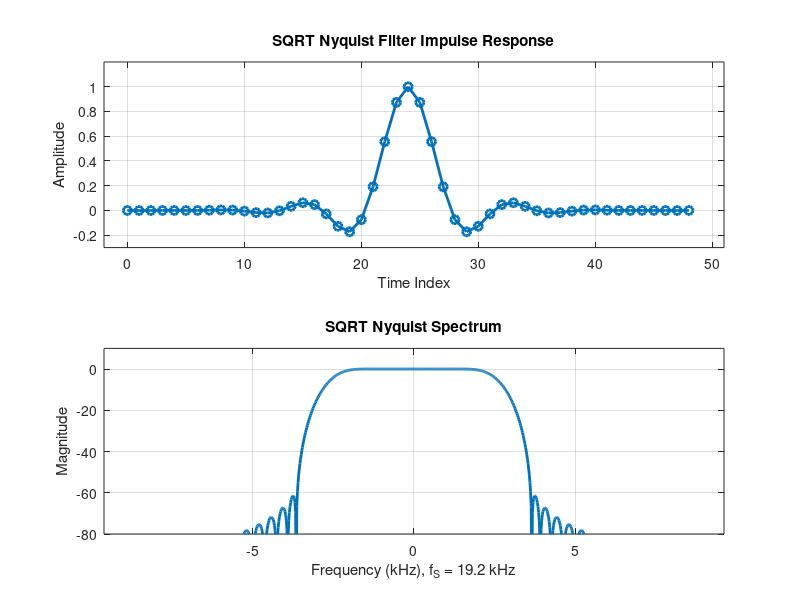
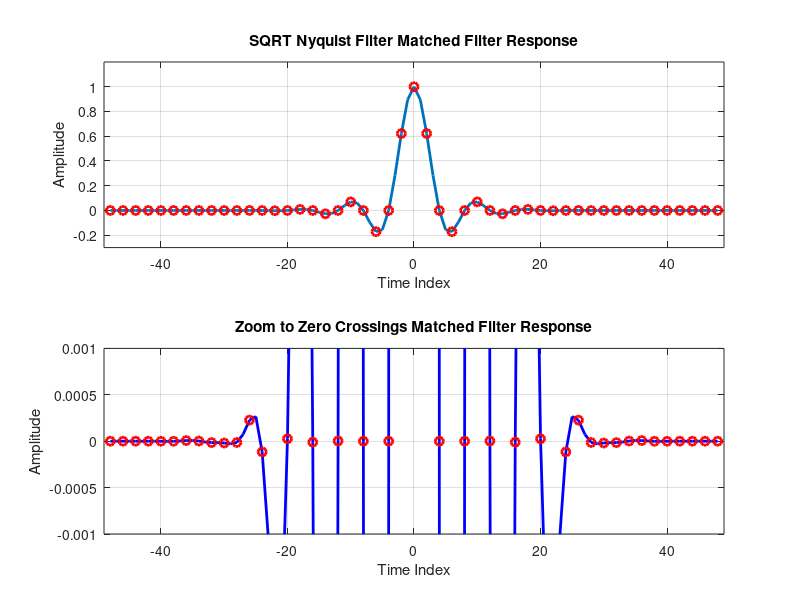
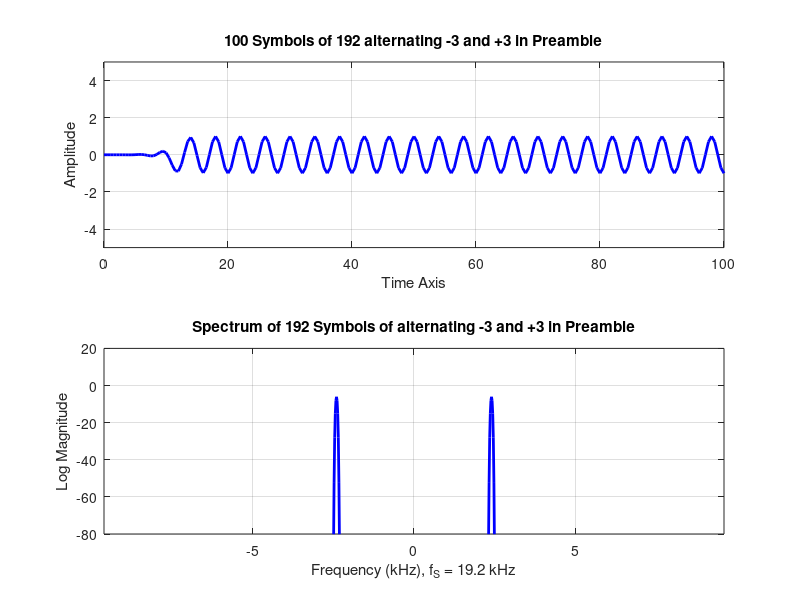
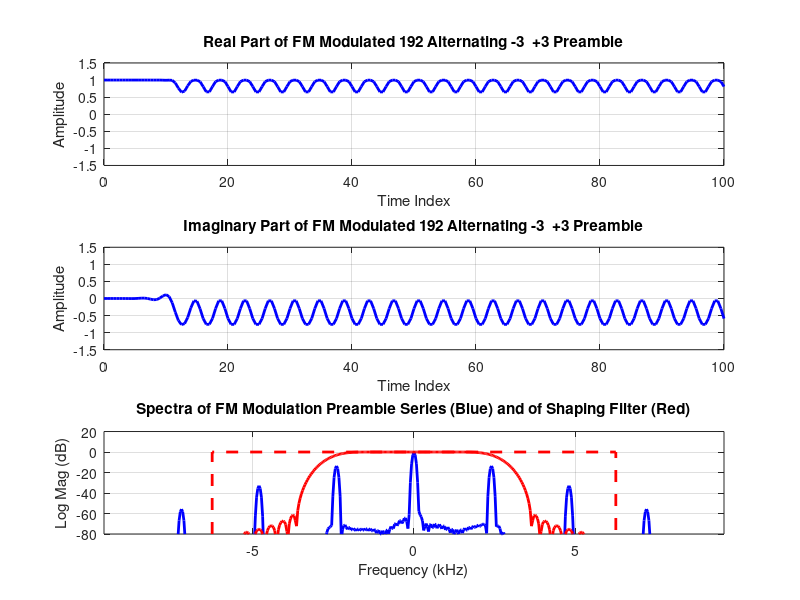

MATLAB code to generate these figures, in order:
% M17_Physical_layer_Michelle_1
% M17, 4FSK, deviation index = 0.33, 9-kHz wide channels
% f_sym = 4800 Sym/sec, (2-bits/symbol)
% Channel spacing 12.5 kHz, Channel width 9 kHz
% Bit 1   Bit 0    Symbol   4FSK Deviation
%   0       1        +3        +2.4 kHz
%   0       0        +1        +0.8 kHz
%   1       0        -1        -0.8 kHz
%   1       1        -3        -2.4 kHz

%   1 0  1 1  0 1  00    -1 -3 +3 +1

% Premable 40 msec of alternating -3 +3 forms a 2.4 kHz Tone

% T_sym = 1/(4.8 kHz) = 0.208333333 msec
% 40 msec = 192 symbols

% shaping filter
% hh=sqrt_nyq_y2(f_smpl,alpha,n_sym,flg_plot) 
% hh=sqrt_nyq_y2(2,0.5,1,1) 
% sqrt-nyq filter, alpha=0.5,12-samples/symbol, 
% 6-symbols delay from start to center of filter
% 12-samples delay from start to center of filter
% filter coefficients normalized to unity amplitude for modulator
% n_sym=6;
% f_smpl=4;
% alpha=0.5;
% flg_plot=1;

  hh1=[-0.000118332920848  -0.000404545939760  -0.000292866621779 ...
        0.000091338500384   0.000160271905750  -0.000180687278526 ...
        0.000112155146031   0.002100577618127   0.004513294881905 ...
        0.003177593265155  -0.005219794595151  -0.017054093919535 ...
       -0.020166273315378  -0.002323788670075   0.033753020454632 ...
        0.062349436194728   0.047122921738875  -0.027558286910012 ...
       -0.127772793564709  -0.171987720904940  -0.074524812539715 ...
        0.191489840665154   0.556094419953446   0.873915964233476 ...
        1.000000000000000   0.873915964233476   0.556094419953446 ...
        0.191489840665154  -0.074524812539715  -0.171987720904940 ...
       -0.127772793564709  -0.027558286910012   0.047122921738875 ...
        0.062349436194728   0.033753020454632  -0.002323788670075 ...
       -0.020166273315378  -0.017054093919535  -0.005219794595151 ...
        0.003177593265155   0.004513294881905   0.002100577618127 ...
        0.000112155146031  -0.000180687278526   0.000160271905750 ...
        0.000091338500384  -0.000292866621779  -0.000404545939760 ...
       -0.000118332920848];
   
N=length(hh1); 
f_smpl=19.2;
figure(6)
subplot(2,1,1)
plot(0:N-1,hh1,'-o','linewidth',2)
grid on
axis([-2 N+2 -0.3 1.2])
title('SQRT Nyquist Filter Impulse Response')
xlabel('Time Index')
ylabel('Amplitude')

subplot(2,1,2)
plot((-0.5:1/1000:0.5-1/1000)*f_smpl,fftshift(20*log10(abs(fft(hh1/sum(hh1),1000)))),'linewidth',2)
grid on
axis([-f_smpl/2 f_smpl/2 -80 10])
title('SQRT Nyquist Spectrum')
xlabel('Frequency (kHz), f_S = 19.2 kHz')
ylabel('Magnitude')

figure(7)
hh2=conv(hh1,hh1)/(hh1*hh1');
subplot(2,1,1)
plot(-(N-1):(N-1),hh2,'linewidth',2)
hold on
plot(-(N-1):2:(N-1),hh2(1:2:2*N),'ro','linewidth',2)
hold off
grid on
axis([-N N -0.3 1.2])
title('SQRT Nyquist Filter Matched Filter Response')
xlabel('Time Index')
ylabel('Amplitude')

hh2=conv(hh1,hh1)/(hh1*hh1');
subplot(2,1,2)
plot(-(N-1):(N-1),hh2,'b','linewidth',2)
hold on
plot(-(N-1):2:(N-1),hh2(1:2:2*N),'ro','linewidth',2)
hold off
grid on
axis([-N N -0.001 0.001])
title('Zoom to Zero Crossings Matched Filter Response')
xlabel('Time Index')
ylabel('Amplitude')

hh1=[hh1 0 0 0]; 

% preamble 192 symbols of alternating -3 +3

y1=zeros(1,192/2);
m=1;
for n=1:192/2
        y1(m)=-3;
        y1(m+1)=+3;
    m=m+2;
end
y1=y1/3;
reg=zeros(1,13);
m=1;
for n=1:192
    reg=[y1(n) reg(1:12)];
    y2(m)=reg*hh1(1:4:52)';
    y2(m+1)=reg*hh1(2:4:52)';
    y2(m+2)=reg*hh1(3:4:52)';
    y2(m+3)=reg*hh1(4:4:52)';    
    m=m+4;
end
y2=y2/1.3;
% y2 has 768 samples
figure(8)
subplot(2,1,1)
plot(0:0.5:100,y2(1:201),'b','linewidth',2)
grid on
axis([0 100 -5 5])
title('100 Symbols of 192 alternating -3 and +3 in Preamble')
xlabel('Time Axis')
ylabel('Amplitude')

ww=kaiser(760,10)';
ww=ww/sum(ww);

subplot(2,1,2)
plot((-0.5:1/1024:0.5-1/1024)*19.2,fftshift(20*log10(abs(fft(y2(9:768).*ww,1024)))),'b','linewidth',2)
grid on
axis([-9.6 9.6 -80 20])
title('Spectrum of 192 Symbols of alternating -3 and +3 in Preamble')
xlabel('Frequency (kHz), f_S = 19.2 kHz')
ylabel('Log Magnitude')

% preamble FM modulator

% FM Modulator

y4=filter(1,[1 -1],y2);
%y5=exp(j*2*pi*y4*scl(k));
y5=exp(j*y4*0.33);

figure(9)
subplot(3,1,1)
plot(0:0.5:100,real(y5(1:201)),'b','linewidth',2)
grid on
axis([0 100 -1.5 1.5])
title('Real Part of FM Modulated 192 Alternating -3  +3 Preamble')
xlabel('Time Index')
ylabel('Amplitude')

subplot(3,1,2)
plot(0:0.5:100,imag(y5(1:201)),'b','linewidth',2)
grid on
axis([0 100 -1.5 1.5])
title('Imaginary Part of FM Modulated 192 Alternating -3  +3 Preamble')
xlabel('Time Index')
ylabel('Amplitude')

subplot(3,1,3)
ww=kaiser(380,8)';
ww=1*ww/sum(ww);
plot((-0.5:1/512:0.5-1/512)*19.2,fftshift(20*log10(abs(fft(y5(5:384).*ww,512)))),'b','linewidth',2)
hold on
plot((-0.5:1/512:0.5-1/512)*19.2,fftshift(20*log10(abs(fft(hh1/sum(hh1),512)))),'r','linewidth',2)
plot([-6.25 -6.25 6.25 6.25],[-80 0 0 -80],'--r','linewidth',2)
hold off
grid on
axis([-9.6 9.6 -80 20])
title('Spectra of FM Modulation Preamble Series (Blue) and of Shaping Filter (Red)')
xlabel('Frequency (kHz)')
ylabel('Log Mag (dB)')

% 4-FSK modulator
N_bits=1000;   % N_bits an even number

x0=floor(2*rand(1,N_bits));

x1=zeros(1,N_bits/2);
m=1;
for n=1:2:N_bits
    if x0(n)==0 & x0(n+1)==1
        x1(m)=+3;
    elseif x0(n)==0 & x0(n+1)==0
        x1(m)=+1;
    elseif x0(n)==1 & x0(n+1)==0
        x1(m)=-1;
    elseif x0(n)==1 & x0(n+1)==1
        x1(m)=-3;
    end
    m=m+1;
end
x1=x1/3;
reg=zeros(1,13);
m=1;
for n=1:N_bits/2
    reg=[x1(n) reg(1:12)];
    x2(m)=reg*hh1(1:4:52)';
    x2(m+1)=reg*hh1(2:4:52)';
    x2(m+2)=reg*hh1(3:4:52)';
    x2(m+3)=reg*hh1(4:4:52)';    
    m=m+4;
end

x3=filter(hh1/(hh1*hh1'),1,x2);
figure(10)
subplot(3,1,1)
plot(0:0.25:100,x2(1:401),'b','linewidth',2)
hold on
stem((0:1:200)+6,x1(1:1:201),'r','linewidth',2)
hold off
grid on
axis([0 100 -1.5 1.5])
title('Input 4-Level Samples (Red) at Symbol Rate and Shaped Modulation Sequence (Blue) at Sample Rate')
xlabel('Time Index')
ylabel('Amplitude')

subplot(3,1,2)
plot(0:0.25:100,x3(1:401),'b','linewidth',2)
hold on
stem((0:1:200)+12,x1(1:1:201),'r','linewidth',2)
hold off
grid on
axis([0 100 -1.5 1.5])
title('Input 4-Level Samples (Red) at Symbol Rate and Matched Filter Demodulated Sequence (Blue) at Sample Rate')
xlabel('Time Index')
ylabel('Amplitude')

subplot(3,1,3)
ww=kaiser(N_bits,8)';
ww=20*ww/sum(ww);
plot((-0.5:1/N_bits:0.5-1/N_bits)*19.2,fftshift(20*log10(abs(fft(x2(1:N_bits).*ww)))),'b','linewidth',2)
hold on
plot((-0.5:1/N_bits:0.5-1/N_bits)*19.2,fftshift(20*log10(abs(fft(hh1/sum(hh1),N_bits)))),'r','linewidth',2)
hold off
grid on
axis([-9.6 9.6 -80 20])
title('Spectra of Modulation Seriers (Blue) and of Shaping Filter (Red)')
xlabel('Frequency (kHz)')
ylabel('Log Mag (dB)')


% FM Modulator
x4=filter(1,[1 -1],x2);
max(x2)
%x5=exp(j*2*pi*x4*0.12899);
x5=exp(j*x4*0.33);

figure(11)
subplot(3,1,1)
plot(0:0.5:100,real(x5(1:201)),'b','linewidth',2)
grid on
axis([0 100 -1.5 1.5])
title('Real Part, 4-Level SQRT Nyquist Shaped FSK Modulation and then NBFM Modulated,(M-17 Ham Radio Format)')
xlabel('Time Index')
ylabel('Amplitude')

subplot(3,1,2)
plot(0:0.5:100,imag(x5(1:201)),'b','linewidth',2)
grid on
axis([0 100 -4 4])
title('Imag Part, 4-Level SQRT Nyquist Shaped FSK Modulation and then NBFM Modulated,(M-17 Ham Radio Format)')
xlabel('Time Index')
ylabel('Amplitude')

subplot(3,1,3)
ww=kaiser(N_bits,8)';
ww=8*ww/sum(ww);
plot((-0.5:1/N_bits:0.5-1/N_bits)*19.2,fftshift(20*log10(abs(fft(x5(1:N_bits).*ww)))),'b','linewidth',2)
hold on
plot((-0.5:1/N_bits:0.5-1/N_bits)*19.2,fftshift(20*log10(abs(fft(hh1/sum(hh1),N_bits)))),'r','linewidth',2)
plot([-6.25 -6.25 6.25 6.25],[-80 0 0 -80],'--r','linewidth',2)
hold off
grid on
axis([-9.6 9.6 -80 20])
title('Spectra of Modulation Series (Blue) and of Input BW (Red) and Channel BW (Dash Red)')
xlabel('Frequency (kHz)')
ylabel('Log Mag (dB)')
